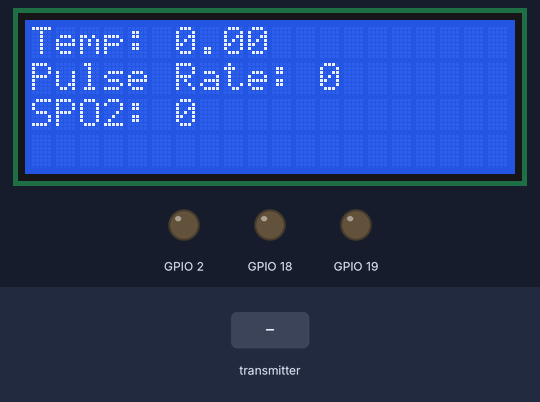
This sketch was run on a simulated ESP32. On the bench: 20×4 character LCD, output pins drawn as LEDs (lit = HIGH). The test bench sets the inputs (shaded band). Nothing arrives over Bluetooth unless stated; what the sketch prints to the serial monitor is not drawn.

Above: at 1.6 s.
1.7 s: the transmitter starts sending temp = 25
At 3.2 s:
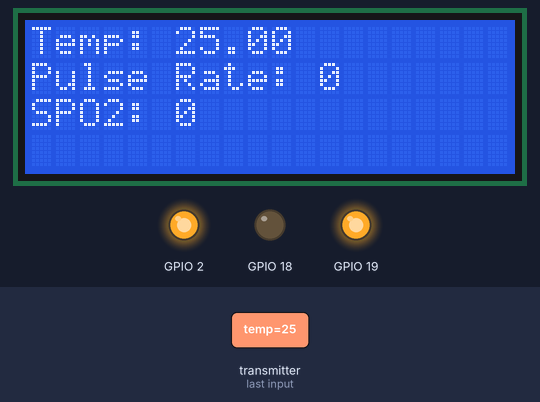
3.5 s: the transmitter starts sending bpm = 1024
At 5.2 s:
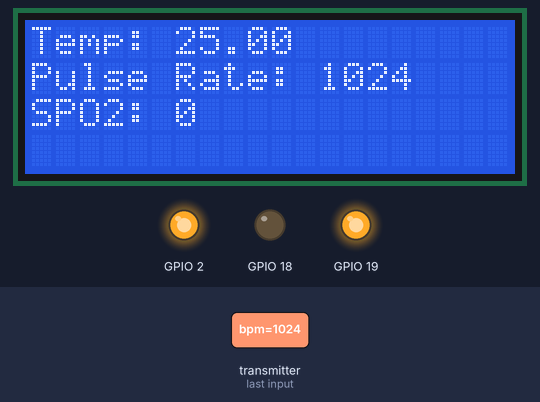
5.7 s: the transmitter starts sending spo2 = 1024
At 7.6 s:
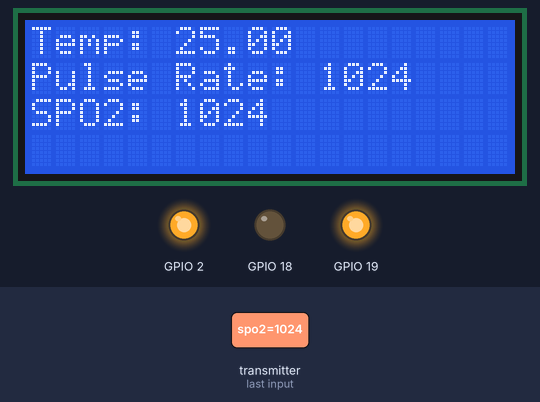
7.9 s: the transmitter starts sending temp = 0
At 9.0 s:
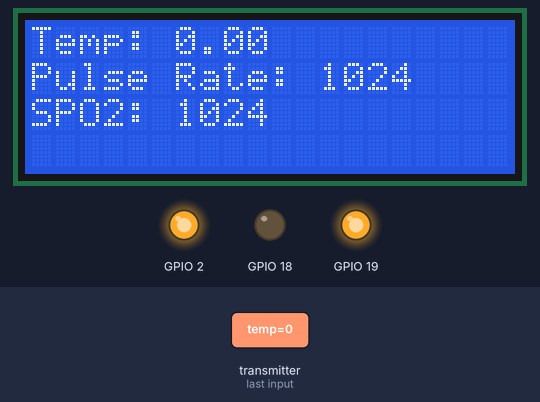
10.2 s: the transmitter starts sending bpm = 2048
At 11.5 s:
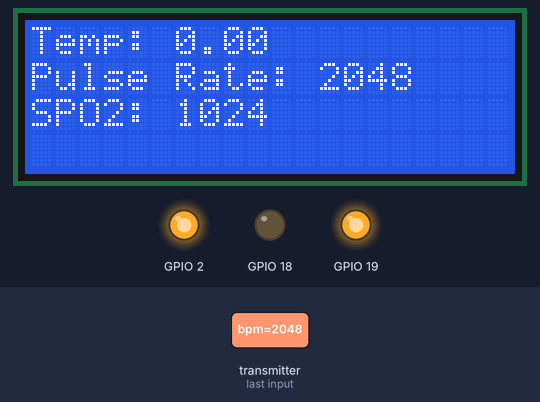
12.5 s: the transmitter starts sending spo2 = 2048
At 13.9 s:
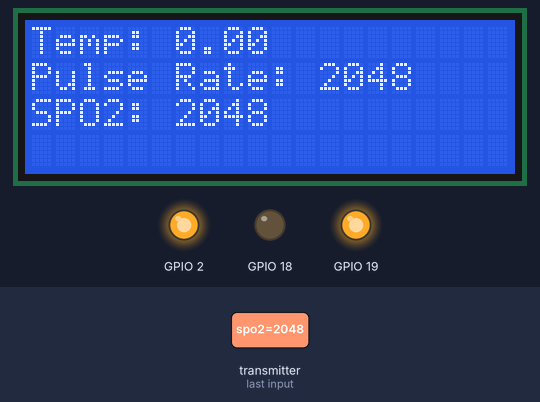
Timing chart, 0 to 15.5 s (numbered marks = the images above; inputs shaded):
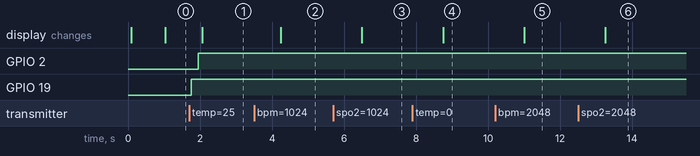

The sketch:

MOUNTAIN_CLIMBER_RX.ino
```cpp
#include "BluetoothSerial.h"
#include <esp_now.h>
#include <WiFi.h>
#include <Wire.h>
#include <LiquidCrystal_I2C.h>

LiquidCrystal_I2C lcd(0x27, 20, 4);

#if !defined(CONFIG_BT_ENABLED) || !defined(CONFIG_BLUEDROID_ENABLED)
#error Bluetooth is not enabled! Please run `make menuconfig` to and enable it
#endif

BluetoothSerial SerialBT;


// Structure example to receive data
// Must match the sender structure
typedef struct struct_message {
  float temp;
  int bpm;
  int spo2;
} struct_message;

// Create a struct_message called myData
struct_message myData;

// callback function that will be executed when data is received
void OnDataRecv(const uint8_t * mac, const uint8_t *incomingData, int len) {
  memcpy(&myData, incomingData, sizeof(myData));
  Serial.print("Bytes received: ");
  Serial.println(len);
  Serial.print("Char: ");
  Serial.println(myData.temp);
  Serial.print("Int: ");
  Serial.println(myData.bpm);
  Serial.print("Float: ");
  Serial.println(myData.spo2);
  Serial.println();


  digitalWrite(19, HIGH); //red led
  String s1 = String(myData.temp) + ';' + String(myData.bpm) + ';' + String(myData.spo2);

  SerialBT.println(s1); //transfer data to app via Bluetooth

  delay(200);
  digitalWrite(2, HIGH); //builtin led
}

void setup() {
  Serial.begin(115200);
  // Set device as a Wi-Fi Station
  WiFi.mode(WIFI_STA);

  // Init ESP-NOW
  if (esp_now_init() != ESP_OK) {
    Serial.println("Error initializing ESP-NOW");
    return;
  }

  // Once ESPNow is successfully Init, we will register for recv CB to
  // get recv packer info
  esp_now_register_recv_cb(OnDataRecv);

  lcd.init();                      // initialize the lcd
  lcd.backlight();
  lcd.setCursor(3, 0);
  lcd.print("Hello, world!");
  lcd.setCursor(2, 1);
  lcd.print("Ywrobot Arduino!");
  lcd.clear();

  Serial.println(WiFi.macAddress());

  SerialBT.begin("ESP32test"); //Bluetooth device name
  Serial.println("The device started, now you can pair it with bluetooth!");
  pinMode(18, OUTPUT);
  pinMode(19, OUTPUT);
  pinMode(2, OUTPUT);
  digitalWrite(18, LOW); //green led
  digitalWrite(19, LOW); //red led
  digitalWrite(2, LOW); //builtin led
}

uint32_t pmillis = 0;
void loop() {
  if (millis() - pmillis >= 1000) {
    lcd.clear();
    lcd.setCursor(0, 0);
    lcd.print("Temp: ");
    lcd.print(myData.temp);
    lcd.setCursor(0, 1);
    lcd.print("Pulse Rate: ");
    lcd.print(myData.bpm);
    lcd.setCursor(0, 2);
    lcd.print("SPO2: ");
    lcd.print(myData.spo2);
    pmillis = millis();
  }
}
```

Measured:
- after the input at 1.7 s, GPIO 2: LOW → HIGH after 0.25 s; GPIO 19: LOW → HIGH after 0.05 s; the display: changes after 0.37 s (image 1)
- after the input at 3.5 s, the display: changes after 0.74 s (image 2)
- after the input at 5.7 s, the display: changes after 0.80 s (image 3)
- after the input at 7.9 s, the display: changes after 0.85 s (image 4)
- after the input at 10.2 s, the display: changes after 0.81 s (image 5)
- after the input at 12.5 s, the display: changes after 0.76 s (image 6)
